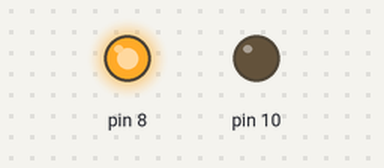
A sketch run on a simulated Arduino Nano, built with avr-gcc and run on an emulated ATmega328P. Shown: output pins drawn as LEDs (lit = HIGH).

Above: at 1.0 s.
At 3.0 s:
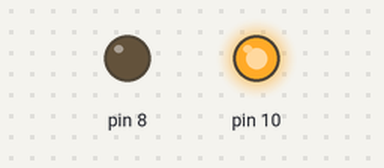
Timing chart, 0 to 5.2 s (numbered marks = the images above):
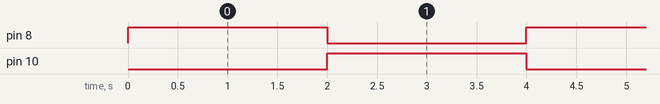

Measured:
- by itself, pin 8, pin 10: alternates HIGH for 2.0 s and LOW for 2.0 s

The sketch:

super_wluff_elzing1.ino
```cpp
// C++ code
//
void setup() {

	pinMode(8, OUTPUT);

  	pinMode(10, OUTPUT);

}

void loop()	{

  int tempo = 2000; // 2 segundos
  int tempoRapido = 200; // 200 nano segundos

    digitalWrite(10, LOW);
	digitalWrite(8, HIGH);

  	delay(tempo);

    digitalWrite(8, LOW);
    digitalWrite(10, HIGH);

  	delay(tempo);
}
```
